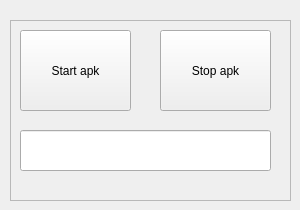
       <widget class="QWidget" name="tab_2">
        <attribute name="title">
         <string>                run               </string>
        </attribute>
        <widget class="QFrame" name="frame_6">
         <property name="geometry">
          <rect>
           <x>10</x>
           <y>20</y>
           <width>281</width>
           <height>181</height>
          </rect>
         </property>
         <property name="frameShape">
          <enum>QFrame::StyledPanel</enum>
         </property>
         <property name="frameShadow">
          <enum>QFrame::Raised</enum>
         </property>
         <widget class="QPushButton" name="teachModeRun_stop_pushbutton">
          <property name="geometry">
           <rect>
            <x>150</x>
            <y>10</y>
            <width>111</width>
            <height>81</height>
           </rect>
          </property>
          <property name="toolTipDuration">
           <number>-1</number>
          </property>
          <property name="layoutDirection">
           <enum>Qt::LeftToRight</enum>
          </property>
          <property name="text">
           <string>Stop apk</string>
          </property>
         </widget>
         <widget class="QLineEdit" name="teachModeRun_info_lineEdit">
          <property name="geometry">
           <rect>
            <x>10</x>
            <y>110</y>
            <width>251</width>
            <height>41</height>
           </rect>
          </property>
         </widget>
         <widget class="QPushButton" name="teachModeRun_start_pushbutton">
          <property name="geometry">
           <rect>
            <x>10</x>
            <y>10</y>
            <width>111</width>
            <height>81</height>
           </rect>
          </property>
          <property name="text">
           <string>Start apk</string>
          </property>
         </widget>
        </widget>
       </widget>
